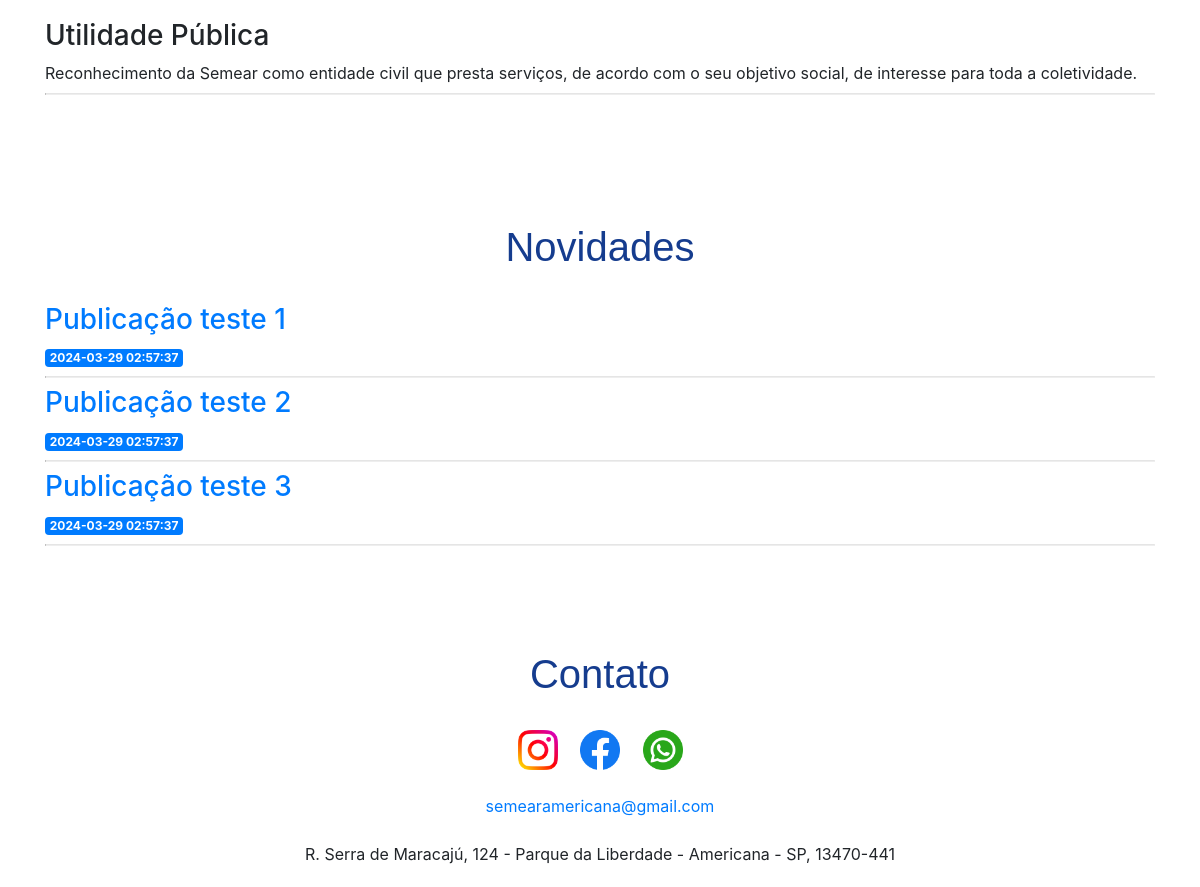
Before: / (middle part) with the older database file.
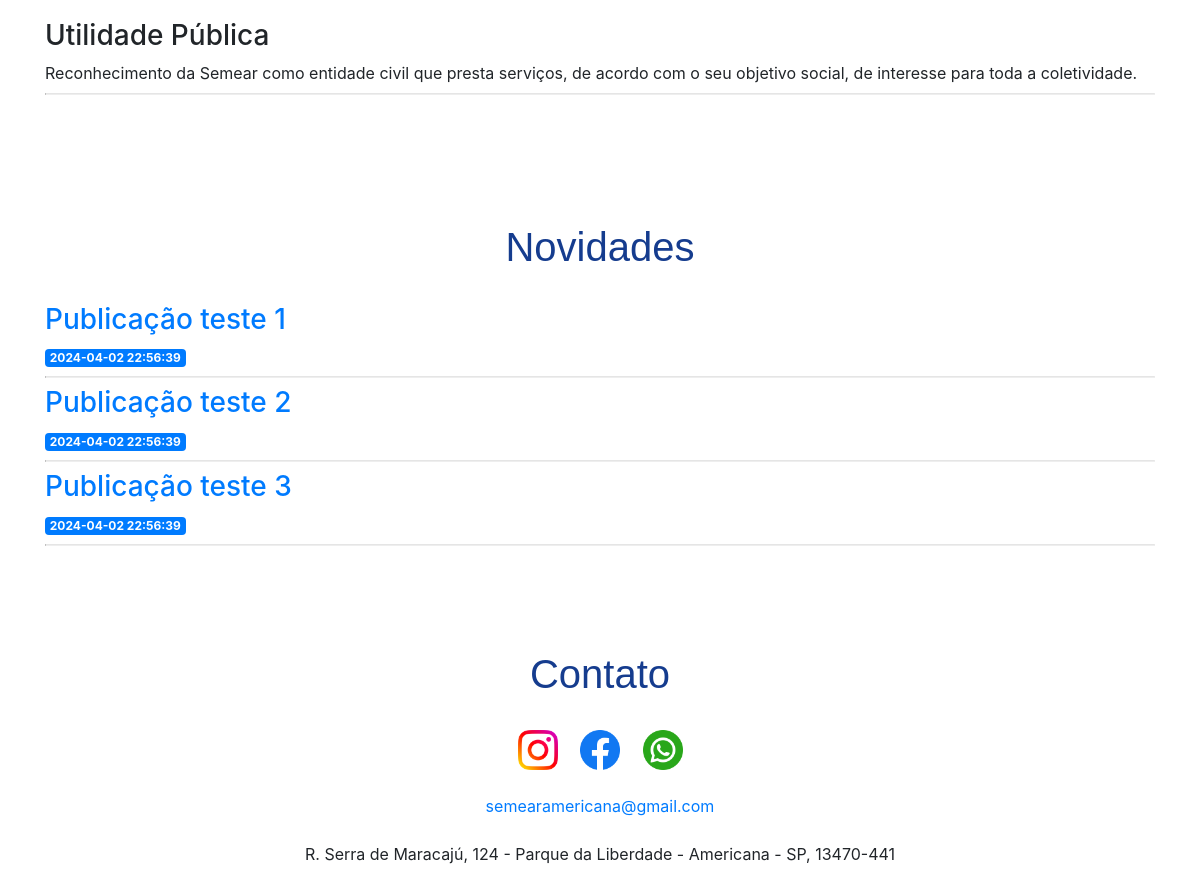
After: the same page with the newer database file.
### tables this page shows
CREATE TABLE posts (
    id INTEGER PRIMARY KEY AUTOINCREMENT,
    created TIMESTAMP NOT NULL DEFAULT CURRENT_TIMESTAMP,
    title TEXT NOT NULL,
    content TEXT NOT NULL
);

### app.py (the view)
@app.route('/')
def index():
  conn = get_db_connection()
  posts = conn.execute('SELECT * FROM posts').fetchall()
  contato = conn.execute('SELECT whatsapp, facebook, instagram, email, endereco FROM contato').fetchall()
  mensagem_bottom = conn.execute('SELECT texto FROM mensagem_bottom').fetchall()
  conn.close()
  global indice_atual
  imagem_atual = imagens[indice_atual]
  return render_template('index.html', posts=posts, contato=contato, mensagem_bottom=mensagem_bottom, imagem=imagem_atual)

### app.py (called while the page is built)
def get_db_connection():
    conn = sqlite3.connect('database.db')
    conn.row_factory = sqlite3.Row
    return conn

### templates/index.html (shortened to what this page needs)
{% extends 'base.html' %}
{% block content %}
	<br><br>
	<br>
	<br>
	<br>
	<br>
	<br>
	<div id="transparencia">
		<br><br><br>
		<br><br>
		<br><br>
		<br><br>
		<br><br>
		<h3>Utilidade Pública</h3>
		Reconhecimento da Semear como entidade civil que presta serviços, de acordo com o seu objetivo social, de interesse para toda a coletividade.
		<hr>
	</div>
	<br><br>
	<div id="novidades">
		<br><br><br>
		<h1>Novidades</h1>
		<br>
		{% for post in posts %}
			<a href="{{ url_for('post', post_id=post['id']) }}">
				<h3>{{ post['title'] }}</h3>
			</a>
			<span class="badge badge-primary">{{ post['created'] }}</span>
			<hr>
		{% endfor %}
	</div>
	<br>
	<div id="contato">
		<br><br><br>
		<h1>Contato</h1>
		<br>
		<center>
			{% for contato in contato %}
				<a href="{{ contato['instagram'] }}">
				  <img src="{{ url_for('static', filename='img/instagram.png') }}" alt="Instagram" width="40" height="40">
				</a>&nbsp;&nbsp;&nbsp;
				<a href="{{ contato['facebook'] }}">
				  <img src="{{ url_for('static', filename='img/facebook.png') }}" alt="Facebook" width="40" height="40">
				</a>&nbsp;&nbsp;&nbsp;
				<a href="https://api.whatsapp.com/send?phone={{ contato['whatsapp'] }}&text=Olá! Venho a partir do site.">
				  <img src="{{ url_for('static', filename='img/whatsapp.png') }}" alt="Whatsapp" width="40" height="40">
				</a>
				<br><br>
				<a href="mailto:{{ contato['email'] }}">{{ contato['email'] }}</a>
				<br><br>
				{{ contato['endereco'] }}
			{% endfor %}
			<br><br>
		</center>
	</div>
{% endblock %}

Changed rows visible on the page:
changed posts "Publicação teste 1": created "2024-03-29 02:57:37" → "2024-04-02 22:56:39"
changed posts "Publicação teste 2": created "2024-03-29 02:57:37" → "2024-04-02 22:56:39"
changed posts "Publicação teste 3": created "2024-03-29 02:57:37" → "2024-04-02 22:56:39"
